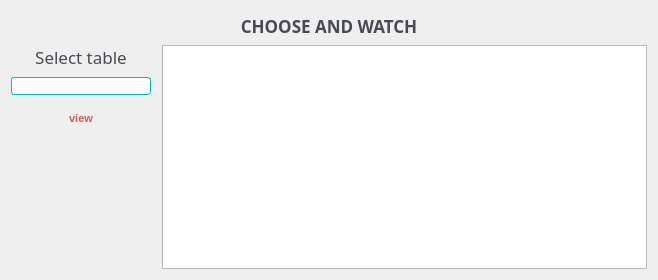
<?xml version="1.0" encoding="UTF-8"?>
<ui version="4.0">
 <class>form_view_data</class>
 <widget class="QDialog" name="form_view_data">
  <property name="geometry">
   <rect>
    <x>0</x>
    <y>0</y>
    <width>658</width>
    <height>280</height>
   </rect>
  </property>
  <property name="windowTitle">
   <string>Dialog</string>
  </property>
  <property name="styleSheet">
   <string notr="true">QPushButton{
	height: 30px;
	weight: 50px;
	font-family: 'Montserrat', sans-serif;
	font-size: 11px;
	text-transform: uppercase;
	font-weight: 600;
	color: rgb(205, 92, 92);
	background-color: rgba(255, 255, 255, 0);
	border: none;
}

QPushButton:hover{
	height: 75px;
	border: 1px solid rgba(205, 92, 92, 1) ;
	border-radius: 5px;
	font-family: 'Montserrat', sans-serif;
	font-size: 11px;
	text-transform: uppercase;
	font-weight: 600;
	color: rgb(205, 92, 92);
	background-color: rgba(255, 255, 255, 0);
}

QPushButton:pressed{
	background-color: rgba(205, 92, 92, 1);
	color: white;
	border:2px solid;
	border: 1px solid rgba(205, 92, 92, 1) ;
	border-radius: 5px;
	font-family: 'Montserrat', sans-serif;

}

QLabel{
	font-family: 'Montserrat', sans-serif;
	font-size: 17px;
	color: rgb(71, 74, 81);
}

QLineEdit{
	border: 1px solid rgb(0, 188, 188);
	border-radius: 3px;
}

QComboBox{
	weight: 100;
	border: 1px solid rgb(0, 188, 188);
	border-radius: 3px;
}

 QComboBox::down-arrow {
	background-color: white;
	border: none;
 }

QComboBox::drop-down {
    subcontrol-origin: margin;
	border: none;
 }</string>
  </property>
  <layout class="QVBoxLayout" name="verticalLayout_2">
   <property name="spacing">
    <number>7</number>
   </property>
   <property name="topMargin">
    <number>14</number>
   </property>
   <item>
    <widget class="QLabel" name="label">
     <property name="font">
      <font>
       <family>Montserrat</family>
       <pointsize>-1</pointsize>
       <weight>75</weight>
       <bold>true</bold>
      </font>
     </property>
     <property name="text">
      <string>CHOOSE AND WATCH</string>
     </property>
     <property name="alignment">
      <set>Qt::AlignCenter</set>
     </property>
    </widget>
   </item>
   <item>
    <layout class="QHBoxLayout" name="horizontalLayout">
     <property name="spacing">
      <number>11</number>
     </property>
     <property name="leftMargin">
      <number>0</number>
     </property>
     <item>
      <layout class="QVBoxLayout" name="verticalLayout">
       <property name="spacing">
        <number>8</number>
       </property>
       <property name="sizeConstraint">
        <enum>QLayout::SetDefaultConstraint</enum>
       </property>
       <property name="leftMargin">
        <number>0</number>
       </property>
       <property name="topMargin">
        <number>0</number>
       </property>
       <property name="rightMargin">
        <number>0</number>
       </property>
       <item>
        <widget class="QLabel" name="label_2">
         <property name="font">
          <font>
           <family>Montserrat</family>
           <pointsize>-1</pointsize>
          </font>
         </property>
         <property name="text">
          <string>Select table</string>
         </property>
         <property name="alignment">
          <set>Qt::AlignCenter</set>
         </property>
        </widget>
       </item>
       <item>
        <widget class="QComboBox" name="comboBox">
         <property name="enabled">
          <bool>true</bool>
         </property>
         <property name="minimumSize">
          <size>
           <width>140</width>
           <height>0</height>
          </size>
         </property>
        </widget>
       </item>
       <item>
        <widget class="QPushButton" name="but_view">
         <property name="sizePolicy">
          <sizepolicy hsizetype="Preferred" vsizetype="Preferred">
           <horstretch>0</horstretch>
           <verstretch>0</verstretch>
          </sizepolicy>
         </property>
         <property name="minimumSize">
          <size>
           <width>0</width>
           <height>0</height>
          </size>
         </property>
         <property name="layoutDirection">
          <enum>Qt::LeftToRight</enum>
         </property>
         <property name="autoFillBackground">
          <bool>false</bool>
         </property>
         <property name="styleSheet">
          <string notr="true">align:center;</string>
         </property>
         <property name="text">
          <string>view</string>
         </property>
        </widget>
       </item>
       <item>
        <spacer name="verticalSpacer">
         <property name="orientation">
          <enum>Qt::Vertical</enum>
         </property>
         <property name="sizeHint" stdset="0">
          <size>
           <width>20</width>
           <height>40</height>
          </size>
         </property>
        </spacer>
       </item>
      </layout>
     </item>
     <item>
      <widget class="QTableView" name="tableView"/>
     </item>
    </layout>
   </item>
  </layout>
 </widget>
 <resources/>
 <connections/>
</ui>
